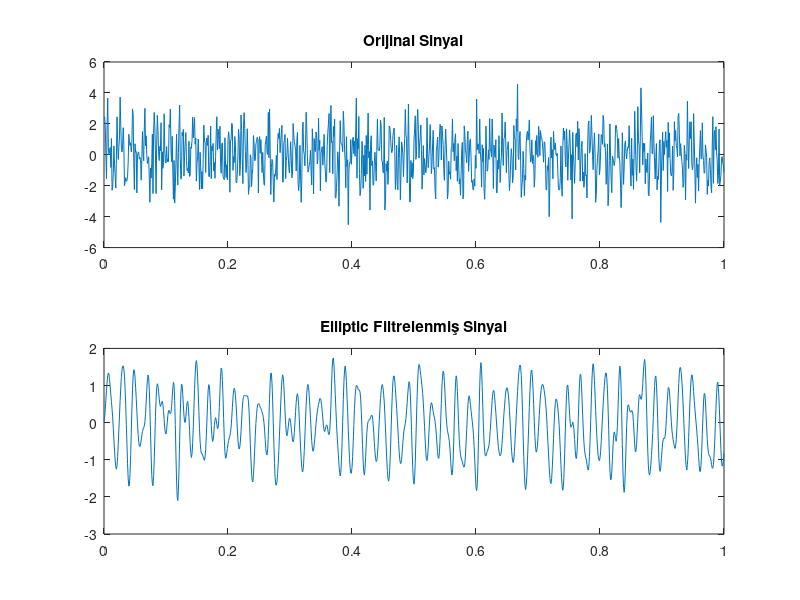

The MATLAB script that drew this image:
% Sinyal oluşturma
Fs = 1000;
t = 0:1/Fs:1;
x = sin(2*pi*50*t) + sin(2*pi*200*t) + randn(size(t));  % 50 Hz, 200 Hz sinüs dalgaları ve gürültü

% Elliptic düşük geçiş filtresi tasarımı
Rp = 1;  % Geçiş bölgesindeki dalgalanma (dB)
Rs = 40;  % Duraklama bölgesindeki dalgalanma (dB)
Wn = 100 / (Fs / 2);  % Kesme frekansı
[b, a] = ellip(4, Rp, Rs, Wn, 'low');  % 4. dereceden Elliptic filtre

% Filtreleme
y = filter(b, a, x);  % x sinyalini filtrele

% Sonuçları çizme
subplot(2,1,1);
plot(t, x);
title('Orijinal Sinyal');
subplot(2,1,2);
plot(t, y);
title('Elliptic Filtrelenmiş Sinyal');
